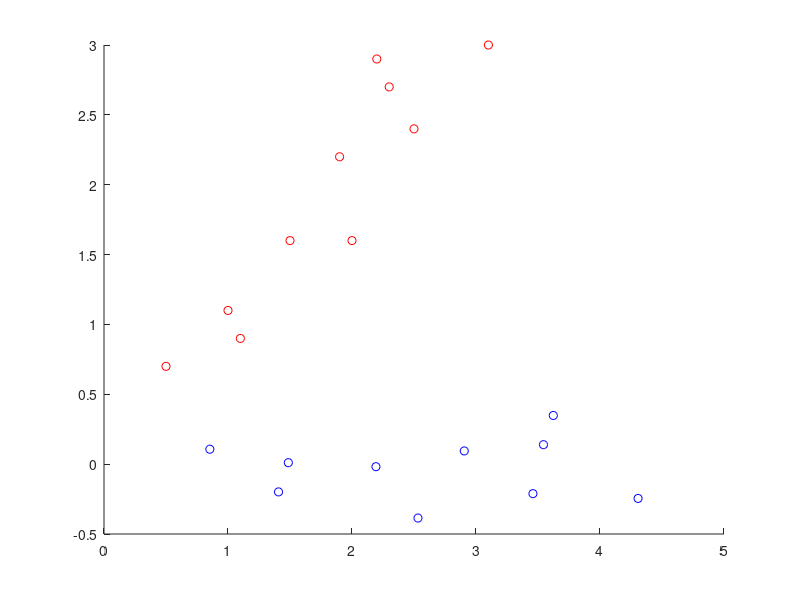

Write MATLAB code to recreate this figure. (Note: this script raises an error after producing the figure.)
% dane wejsciowe
x = [2.5 0.5 2.2 1.9 3.1 2.3 2 1 1.5 1.1;
    2.4 0.7 2.9 2.2 3 2.7 1.6 1.1 1.6 0.9];
% obliczenie wartosci srednich
% odjecie ich od macierzy
x_norm = bsxfun(@minus, x, mean(x, 2));
% wyznaczenie macierzy kowariancji
s = cov(x_norm');
% wyznaczenie wartosci i wektorow wlasnych
[eigenvectors, eigenvalues] = eigs(s, 2);
% rzutowanie
pcs = eigenvectors' * x;

figure;
hold on
plot(x(1,:), x(2,:), 'or', pcs(1,:), pcs(2,:), 'ob')
plotv(eigenvectors(:,1), '-');
plotv(eigenvectors(:,2), '-');
legend('dane oryginalne', 'skladowe glowne', 'wektor cechy 1','wektor cechy 2','Location','northeast','Orientation','vertical')
hold off
